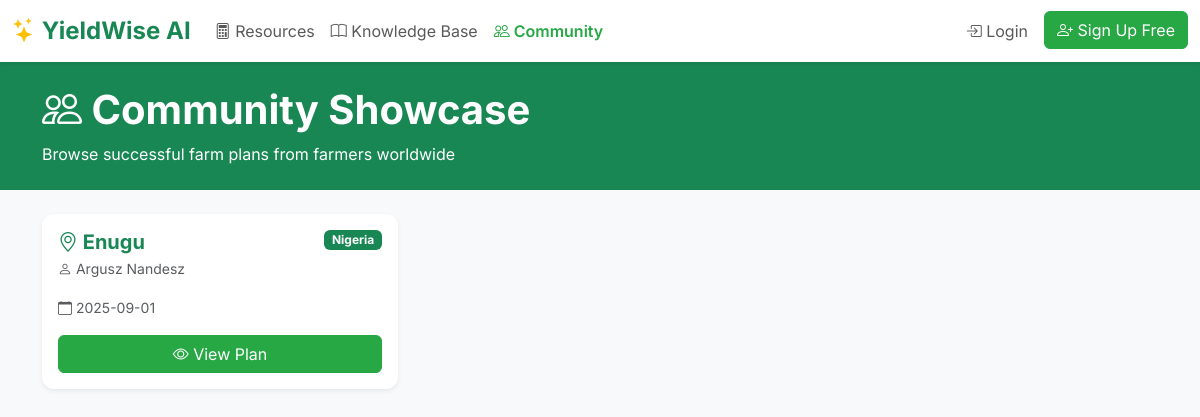
Before: /community_showcase with the older database file.
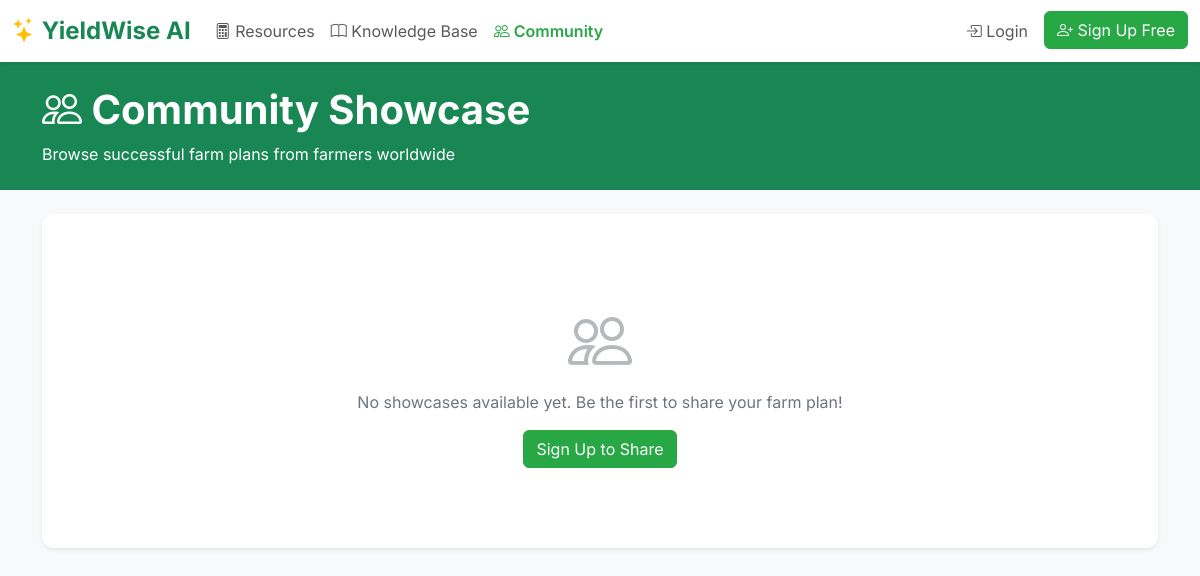
After: the same page with the newer database file.
### tables this page shows
CREATE TABLE farm_plans (
            id INTEGER PRIMARY KEY AUTOINCREMENT, user_id INTEGER, 
            location TEXT NOT NULL, country TEXT, currency TEXT, 
            plan_html TEXT NOT NULL, showcase_id TEXT, 
            is_promoted INTEGER DEFAULT 0, -- New monetization field
            created_at TIMESTAMP DEFAULT CURRENT_TIMESTAMP, 
            FOREIGN KEY (user_id) REFERENCES users (id)
        );

CREATE TABLE users (id INTEGER PRIMARY KEY AUTOINCREMENT, email TEXT NOT NULL UNIQUE, password TEXT NOT NULL, name TEXT NOT NULL);

### app.py (the view)
@app.route('/community_showcase')
def community_showcase():
    conn = get_db_connection()
    public_showcases = conn.execute('''
        SELECT p.*, u.name as user_name
        FROM farm_plans p
        JOIN users u ON p.user_id = u.id
        WHERE p.showcase_id IS NOT NULL
        ORDER BY p.created_at DESC
        LIMIT 50
    ''').fetchall()
    conn.close()
    return render_template('community_showcase.html', public_showcases=public_showcases)

### app.py (called while the page is built)
def get_db_connection():
    conn = sqlite3.connect('yieldwise.db', check_same_thread=False, detect_types=sqlite3.PARSE_DECLTYPES | sqlite3.PARSE_COLNAMES)
    conn.row_factory = sqlite3.Row
    return conn

@app.template_filter('dateformat')
def dateformat(value, format='%Y-%m-%d'):
    if value is None: return ""
    if isinstance(value, str):
        try: value = datetime.strptime(value, '%Y-%m-%d %H:%M:%S')
        except (ValueError, TypeError): return value
    if hasattr(value, 'strftime'): return value.strftime(format)
    return value

### templates/community_showcase.html (shortened to what this page needs)
{% extends "base.html" %}
{% block content %}
<div class="bg-success text-white py-4">
    <div class="container">
        <h1 class="fw-bold mb-2">
            <i class="bi bi-people"></i> Community Showcase
        </h1>
        <p class="mb-0">Browse successful farm plans from farmers worldwide</p>
    </div>
</div>
<div class="container py-4">
    {% if public_showcases %}
    <div class="row g-4">
        {% for showcase in public_showcases %}
        <div class="col-lg-4 col-md-6">
            <div class="card showcase-card h-100 shadow-sm showcase-item">
                <div class="card-body">
                    <div class="d-flex align-items-start mb-3">
                        <div class="flex-grow-1">
                            <h5 class="fw-bold text-success mb-1">
                                <i class="bi bi-geo-alt"></i> {{ showcase.location }}
                            </h5>
                            <p class="text-muted small mb-0">
                                <i class="bi bi-person"></i> {{ showcase.user_name }}
                            </p>
                        </div>
                        <span class="badge bg-success">{{ showcase.country or 'Featured' }}</span>
                    </div>
                    <p class="text-muted mb-3">
                        <small><i class="bi bi-calendar"></i> {{ showcase.created_at|dateformat }}</small>
                    </p>
                    <a href="{{ url_for('showcase', showcase_id=showcase.showcase_id) }}" class="btn btn-success w-100">
                        <i class="bi bi-eye"></i> View Plan
                    </a>
                </div>
            </div>
        </div>
        {% endfor %}
    </div>
    {% else %}
    <div class="card shadow-sm">
        <div class="card-body">
            <div class="empty-state">
                <i class="bi bi-people"></i>
                <p>No showcases available yet. Be the first to share your farm plan!</p>
                {% if current_user.is_authenticated %}
                <a href="{{ url_for('dashboard') }}" class="btn btn-success">Create & Share a Plan</a>
                {% else %}
                <a href="{{ url_for('register') }}" class="btn btn-success">Sign Up to Share</a>
                {% endif %}
            </div>
        </div>
    </div>
    {% endif %}
</div>
{% endblock %}

Changed rows visible on the page:
no longer on this page (row edited): farm_plans: location "Enugu", user_name "Argusz Nandesz", country "Nigeria", created_at "2025-09-01"
Other visible differences:
text now shown: "No showcases available yet. Be the first to share your farm plan! Sign Up to Share"
